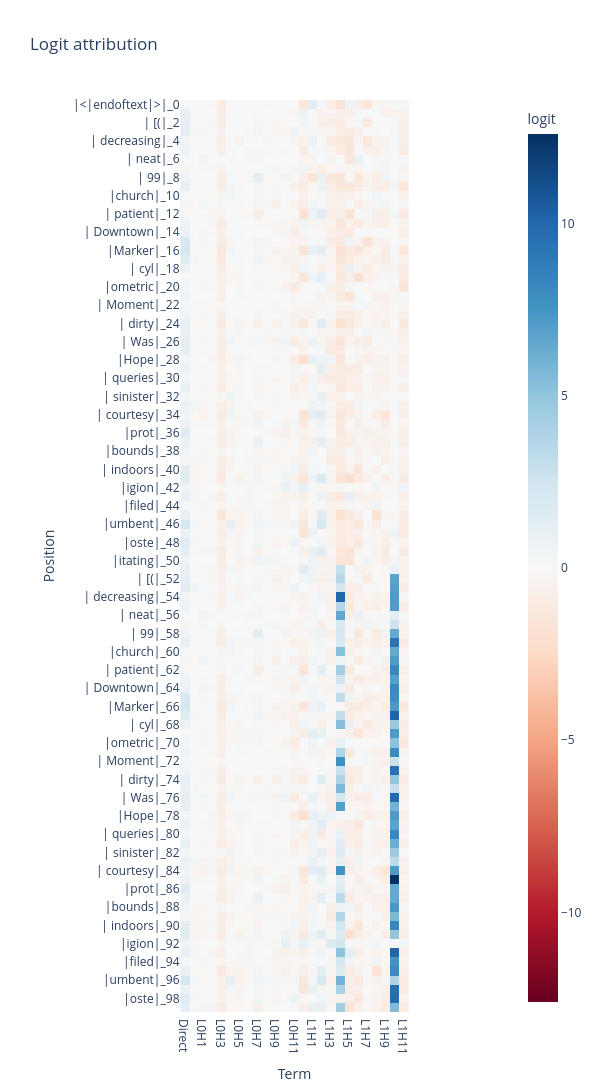

This figure's notebook cell:
### Code cell
# YOUR CODE HERE - plot logit attribution for the induction sequence (i.e. using `rep_tokens` and `rep_cache`), and
# interpret the results.

logits, rep_cache = model.run_with_cache(rep_tokens, remove_batch_dim=True)

log_attr = logit_attribution(rep_cache["embed"], rep_cache["result", 0], rep_cache["result", 1], model.W_U, tokens=rep_tokens[0])

plot_logit_attribution(model, log_attr, tokens=rep_tokens, title="Logit attribution")

### Figure 1 — Plotly figure (JSON) as saved in the notebook; plotly's stock layout.template omitted (floating-point values rounded to 4 significant figures; data arrays with more than 128 entries replaced by an {"elided": "..."} marker saying what was removed)
{"data": [{"coloraxis": "coloraxis", "hovertemplate": "Term: %{x}<br>Position: %{y}<br>logit: %{z}<extra></extra>", "name": "0", "type": "heatmap", "x": ["Direct", "L0H0", "L0H1", "L0H2", "L0H3", "L0H4", "L0H5", "L0H6", "L0H7", "L0H8", "L0H9", "L0H10", "L0H11", "L1H0", "L1H1", "L1H2", "L1H3", "L1H4", "L1H5", "L1H6", "L1H7", "L1H8", "L1H9", "L1H10", "L1H11"], "xaxis": "x", "y": ["|<|endoftext|>|_0", "|rias|_1", "| [(|_2", "| Cyt|_3", "| decreasing|_4", "|INC|_5", "| neat|_6", "| post|_7", "| 99|_8", "|cancer|_9", "|church|_10", "| hat|_11", "| patient|_12", "|rel|_13", "| Downtown|_14", "| associ|_15", "|Marker|_16", "|incoln|_17", "| cyl|_18", "| Adding|_19", "|ometric|_20", "| confusing|_21", "| Moment|_22", "| val|_23", "| dirty|_24", "|igrant|_25", "| Was|_26", "|ITC|_27", "|Hope|_28", "|erver|_29", "| queries|_30", "|account|_31", "| sinister|_32", "| files|_33", "| courtesy|_34", "|ulas|_35", "|prot|_36", "| rocky|_37", "|bounds|_38", "| aspect|_39", "| indoors|_40", "| turkey|_41", "|igion|_42", "| :|_43", "|filed|_44", "| prepared|_45", "|umbent|_46", "|ails|_47", "|oste|_48", "| competence|_49", "|itating|_50", "|rias|_51", "| [(|_52", "| Cyt|_53", "| decreasing|_54", "|INC|_55", "| neat|_56", "| post|_57", "| 99|_58", "|cancer|_59", "|church|_60", "| hat|_61", "| patient|_62", "|rel|_63", "| Downtown|_64", "| associ|_65", "|Marker|_66", "|incoln|_67", "| cyl|_68", "| Adding|_69", "|ometric|_70", "| confusing|_71", "| Moment|_72", "| val|_73", "| dirty|_74", "|igrant|_75", "| Was|_76", "|ITC|_77", "|Hope|_78", "|erver|_79", "| queries|_80", "|account|_81", "| sinister|_82", "| files|_83", "| courtesy|_84", "|ulas|_85", "|prot|_86", "| rocky|_87", "|bounds|_88", "| aspect|_89", "| indoors|_90", "| turkey|_91", "|igion|_92", "| :|_93", "|filed|_94", "| prepared|_95", "|umbent|_96", "|ails|_97", "|oste|_98", "| competence|_99"], "yaxis": "y", "z": {"elided": "100x25 float values"}}], "layout": {"coloraxis": {"cmid": 0, "colorbar": {"title": {"text": "logit"}}, "colorscale": [[0, "rgb(103,0,31)"], [0.1, "rgb(178,24,43)"], [0.2, "rgb(214,96,77)"], [0.3, "rgb(244,165,130)"], [0.4, "rgb(253,219,199)"], [0.5, "rgb(247,247,247)"], [0.6, "rgb(209,229,240)"], [0.7, "rgb(146,197,222)"], [0.8, "rgb(67,147,195)"], [0.9, "rgb(33,102,172)"], [1, "rgb(5,48,97)"]]}, "height": 1630, "title": {"text": "Logit attribution"}, "width": 600, "xaxis": {"anchor": "y", "constrain": "domain", "domain": [0, 1], "scaleanchor": "y", "title": {"text": "Term"}}, "yaxis": {"anchor": "x", "autorange": "reversed", "constrain": "domain", "domain": [0, 1], "title": {"text": "Position"}}}}
